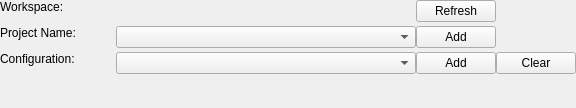
<?xml version="1.0" encoding="UTF-8"?>
<ui version="4.0">
 <class>CInstaller</class>
 <widget class="QWidget" name="CInstaller">
  <property name="geometry">
   <rect>
    <x>0</x>
    <y>0</y>
    <width>565</width>
    <height>108</height>
   </rect>
  </property>
  <property name="windowTitle">
   <string>Form</string>
  </property>
  <layout class="QFormLayout" name="formLayout">
   <property name="labelAlignment">
    <set>Qt::AlignLeading|Qt::AlignLeft|Qt::AlignVCenter</set>
   </property>
   <property name="formAlignment">
    <set>Qt::AlignLeading|Qt::AlignLeft|Qt::AlignTop</set>
   </property>
   <property name="verticalSpacing">
    <number>4</number>
   </property>
   <property name="leftMargin">
    <number>0</number>
   </property>
   <property name="topMargin">
    <number>0</number>
   </property>
   <property name="rightMargin">
    <number>0</number>
   </property>
   <property name="bottomMargin">
    <number>0</number>
   </property>
   <item row="2" column="1">
    <layout class="QHBoxLayout" name="horizontalLayout" stretch="0,0,0">
     <property name="spacing">
      <number>-1</number>
     </property>
     <item>
      <widget class="QComboBox" name="projectNameComboBox">
       <property name="sizePolicy">
        <sizepolicy hsizetype="MinimumExpanding" vsizetype="Fixed">
         <horstretch>0</horstretch>
         <verstretch>0</verstretch>
        </sizepolicy>
       </property>
       <property name="minimumSize">
        <size>
         <width>300</width>
         <height>0</height>
        </size>
       </property>
       <property name="maximumSize">
        <size>
         <width>300</width>
         <height>16777215</height>
        </size>
       </property>
      </widget>
     </item>
     <item>
      <widget class="QPushButton" name="addProjectButton">
       <property name="sizePolicy">
        <sizepolicy hsizetype="Minimum" vsizetype="Fixed">
         <horstretch>0</horstretch>
         <verstretch>0</verstretch>
        </sizepolicy>
       </property>
       <property name="minimumSize">
        <size>
         <width>0</width>
         <height>0</height>
        </size>
       </property>
       <property name="text">
        <string>Add</string>
       </property>
      </widget>
     </item>
     <item>
      <spacer name="horizontalSpacer">
       <property name="orientation">
        <enum>Qt::Horizontal</enum>
       </property>
       <property name="sizeHint" stdset="0">
        <size>
         <width>40</width>
         <height>20</height>
        </size>
       </property>
      </spacer>
     </item>
    </layout>
   </item>
   <item row="2" column="0">
    <widget class="QLabel" name="projectNameLabel">
     <property name="sizePolicy">
      <sizepolicy hsizetype="Fixed" vsizetype="Fixed">
       <horstretch>0</horstretch>
       <verstretch>0</verstretch>
      </sizepolicy>
     </property>
     <property name="minimumSize">
      <size>
       <width>110</width>
       <height>0</height>
      </size>
     </property>
     <property name="text">
      <string>Project Name:</string>
     </property>
    </widget>
   </item>
   <item row="4" column="0">
    <widget class="QLabel" name="configurationLabel">
     <property name="sizePolicy">
      <sizepolicy hsizetype="Fixed" vsizetype="Fixed">
       <horstretch>0</horstretch>
       <verstretch>0</verstretch>
      </sizepolicy>
     </property>
     <property name="minimumSize">
      <size>
       <width>110</width>
       <height>0</height>
      </size>
     </property>
     <property name="text">
      <string>Configuration:</string>
     </property>
    </widget>
   </item>
   <item row="4" column="1">
    <layout class="QHBoxLayout" name="configurationHorizontalLayout">
     <property name="spacing">
      <number>-1</number>
     </property>
     <item>
      <widget class="QComboBox" name="configurationComboBox">
       <property name="sizePolicy">
        <sizepolicy hsizetype="MinimumExpanding" vsizetype="Fixed">
         <horstretch>0</horstretch>
         <verstretch>0</verstretch>
        </sizepolicy>
       </property>
       <property name="minimumSize">
        <size>
         <width>300</width>
         <height>0</height>
        </size>
       </property>
       <property name="maximumSize">
        <size>
         <width>300</width>
         <height>16777215</height>
        </size>
       </property>
      </widget>
     </item>
     <item>
      <widget class="QPushButton" name="addConfigurationButton">
       <property name="sizePolicy">
        <sizepolicy hsizetype="Minimum" vsizetype="Fixed">
         <horstretch>0</horstretch>
         <verstretch>0</verstretch>
        </sizepolicy>
       </property>
       <property name="minimumSize">
        <size>
         <width>0</width>
         <height>0</height>
        </size>
       </property>
       <property name="text">
        <string>Add</string>
       </property>
      </widget>
     </item>
     <item>
      <widget class="QPushButton" name="clearConfigurationsButton">
       <property name="sizePolicy">
        <sizepolicy hsizetype="Minimum" vsizetype="Fixed">
         <horstretch>0</horstretch>
         <verstretch>0</verstretch>
        </sizepolicy>
       </property>
       <property name="minimumSize">
        <size>
         <width>0</width>
         <height>0</height>
        </size>
       </property>
       <property name="text">
        <string>Clear</string>
       </property>
      </widget>
     </item>
     <item>
      <spacer name="horizontalSpacer_2">
       <property name="orientation">
        <enum>Qt::Horizontal</enum>
       </property>
       <property name="sizeHint" stdset="0">
        <size>
         <width>40</width>
         <height>20</height>
        </size>
       </property>
      </spacer>
     </item>
    </layout>
   </item>
   <item row="1" column="0">
    <widget class="QLabel" name="workspaceLabel">
     <property name="sizePolicy">
      <sizepolicy hsizetype="Fixed" vsizetype="Fixed">
       <horstretch>0</horstretch>
       <verstretch>0</verstretch>
      </sizepolicy>
     </property>
     <property name="minimumSize">
      <size>
       <width>110</width>
       <height>0</height>
      </size>
     </property>
     <property name="text">
      <string>Workspace:    </string>
     </property>
    </widget>
   </item>
   <item row="1" column="1">
    <layout class="QHBoxLayout" name="horizontalLayout_2" stretch="0,0,0">
     <property name="spacing">
      <number>-1</number>
     </property>
     <item>
      <widget class="CLineEdit" name="workspaceLine" native="true">
       <property name="minimumSize">
        <size>
         <width>300</width>
         <height>0</height>
        </size>
       </property>
       <property name="maximumSize">
        <size>
         <width>300</width>
         <height>16777215</height>
        </size>
       </property>
      </widget>
     </item>
     <item>
      <widget class="QPushButton" name="refreshWorkspaceButton">
       <property name="sizePolicy">
        <sizepolicy hsizetype="Minimum" vsizetype="Minimum">
         <horstretch>0</horstretch>
         <verstretch>0</verstretch>
        </sizepolicy>
       </property>
       <property name="minimumSize">
        <size>
         <width>0</width>
         <height>0</height>
        </size>
       </property>
       <property name="text">
        <string>Refresh</string>
       </property>
      </widget>
     </item>
     <item>
      <spacer name="horizontalSpacer_3">
       <property name="orientation">
        <enum>Qt::Horizontal</enum>
       </property>
       <property name="sizeHint" stdset="0">
        <size>
         <width>40</width>
         <height>20</height>
        </size>
       </property>
      </spacer>
     </item>
    </layout>
   </item>
  </layout>
 </widget>
 <customwidgets>
  <customwidget>
   <class>CLineEdit</class>
   <extends>QWidget</extends>
   <header>CSdk/CLineEdit.h</header>
   <container>1</container>
  </customwidget>
 </customwidgets>
 <resources/>
 <connections/>
</ui>
